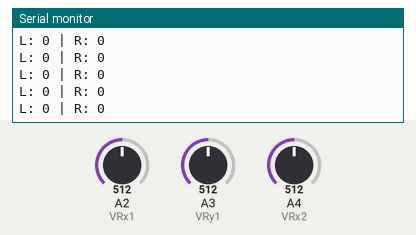
Recording of a sketch running on a simulated Arduino Uno, built with avr-gcc and run on an emulated ATmega328P. Shown: the last lines printed to the serial monitor. Inputs (shaded band) come from the test bench; at power-on: A2 (VRx1) = 512, A3 (VRy1) = 512, A4 (VRx2) = 512. No radio packets arrive unless stated.

Above: at 1.2 s.
1.3 s: A2 (VRx1) set to 534
4.3 s: A2 (VRx1) set to 562
At 4.9 s:
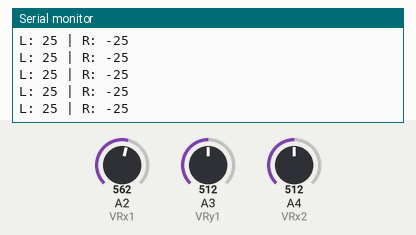
7.3 s: A3 (VRy1) set to 654
At 8.1 s:
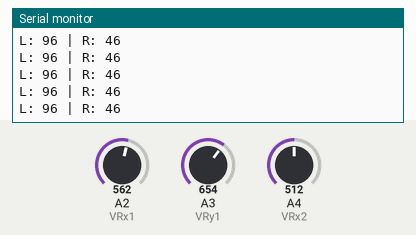
8.8 s: A3 (VRy1) set to 677
At 9.6 s:
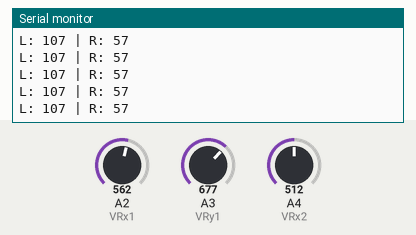
11.8 s: A4 (VRx2) set to 535
13.3 s: A4 (VRx2) set to 552
At 14.2 s:
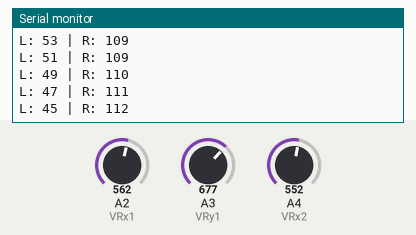
Timing chart, 0 to 16.3 s (numbered marks = the images above; inputs shaded):
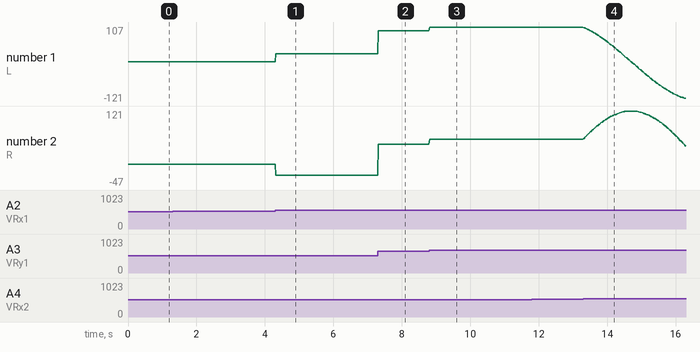

Measured:
- after the input at 4.3 s, the serial monitor: prints a new line at once (image 1)
- after the input at 7.3 s, the serial monitor: prints a new line at once (image 2)
- after the input at 8.8 s, the serial monitor: prints a new line at once (image 3)
- after the input at 13.3 s, the serial monitor: prints a new line at once (image 4)
- plotted number 1: 0 → 25 after the input at 4.3 s, 25 → 96 after the input at 7.3 s, 96 → 107 after the input at 8.8 s, 107 → -111 after the input at 13.3 s
- plotted number 2: 0 → -25 after the input at 4.3 s, -25 → 46 after the input at 7.3 s, 46 → 57 after the input at 8.8 s, 57 → -47 after the input at 13.3 s

The sketch:

arduinoWi-FiJoystick.ino
```cpp
#include <SPI.h>
#include <nRF24L01.h>
#include <RF24.h>

// nRF modülünü tanımlıyoruz: CE pini 9, CSN pini 10
RF24 radio(9, 10);

// Kablosuz iletişim adresi (kumanda & robot aynı adresi kullanmalı)
const byte adres[] = "robot";

// Robotun yönünü (açısını) takip etmek için değişken
float heading = 0;

// joystick verisini -255 ile 255 arası değere dönüştüren fonksiyon
int mapJoystick(int val) {
  return map(val, 0, 1023, -255, 255);
}

// nRF üzerinden gönderilecek veri yapısı
struct MotorData {
  int left;   // sol motor hızı
  int right;  // sağ motor hızı
};

void setup() {
  // Joystick pinlerini tanımla
  pinMode(A2, INPUT); // VRx1: sağ/sol hareket
  pinMode(A3, INPUT); // VRy1: ileri/geri
  pinMode(A4, INPUT); // VRx2: yön dönüşü

  Serial.begin(9600);     // Seri monitör için
  radio.begin();          // nRF başlat
  radio.setPALevel(RF24_PA_LOW);  // Güç seviyesi (düşük: daha az parazit)
  radio.setChannel(115);          // Kanal belirle (aynı olmak zorunda)
  radio.openWritingPipe(adres);   // Gönderme adresi ayarla
  radio.stopListening();          // Gönderici moduna geç
}

void loop() {
  // Joystick verilerini oku ve -255 ila 255 arasında yeniden ölçekle
  int x = mapJoystick(analogRead(A2)); // VRx1
  int y = mapJoystick(analogRead(A3)); // VRy1
  int rot = mapJoystick(analogRead(A4)); // VRx2

  // Joystick deadzone (küçük titreşimleri yok say)
  if (abs(x) < 20) x = 0;
  if (abs(y) < 20) y = 0;
  if (abs(rot) < 20) rot = 0;

  // Dönüş açısını güncelle (FPS oyunlarındaki mouse gibi)
  heading += rot * 0.05; // 0.05 dönüş hassasiyeti
  float rad = heading * PI / 180.0; // Dereceyi radyana çevir

  // Joystick vektörünü robotun açısına göre döndür (rotation matrix)
  float forward = y * cos(rad) + x * sin(rad);
  float strafe  = -y * sin(rad) + x * cos(rad);

  // Motor değerlerini hesapla (tank sürüş mantığı)
  int leftMotor = constrain(forward + strafe, -255, 255);
  int rightMotor = constrain(forward - strafe, -255, 255);

  // Gönderilecek veriyi hazırla
  MotorData data = {leftMotor, rightMotor};

  // Veriyi robot tarafına gönder
  radio.write(&data, sizeof(data));

  // Seri monitöre yaz (test ve debug için)
  Serial.print("L: "); Serial.print(leftMotor);
  Serial.print(" | R: "); Serial.println(rightMotor);

  delay(20); // Sistem nefes alsın (20ms = ~50Hz)
}
```
